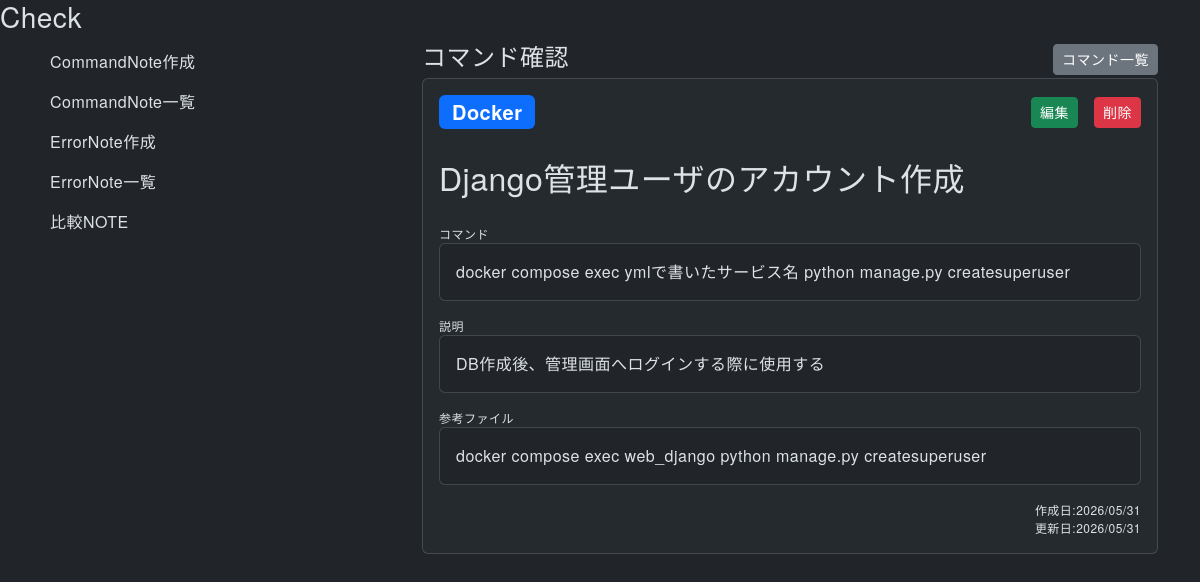
Page /1/show/ on the committed database.
### commandnote/models.py (models this page shows, shortened)
class Note(models.Model):
  order = models.IntegerField(default=0)
  sub_category = models.ForeignKey(SubCategory, on_delete=models.CASCADE)
  title = models.CharField(max_length=50)
  description =  models.TextField(blank=True, null=True)
  reference = models.TextField(blank=True, null=True)
  created_at = models.DateTimeField(auto_now_add=True)
  updated_at = models.DateTimeField(auto_now=True)
  class Meta:
    ordering = ['order', 'id']

class SubCategory(models.Model):
  order = models.IntegerField(default=0)
  main_category = models.ForeignKey(MainCategory, on_delete=models.CASCADE)
  name = models.CharField(max_length=15)
  class Meta:
    ordering = ['order', 'id']
  def __str__(self):
    return self.name

class Command(models.Model):
  order = models.IntegerField(default=0)
  note = models.ForeignKey(Note, on_delete=models.CASCADE)
  code = models.TextField()
  created_at = models.DateTimeField(auto_now_add=True)
  updated_at = models.DateTimeField(auto_now=True)
  class Meta:
    ordering = ['order', 'id']

### commandnote/views.py (the view)
# urls.py: path('<int:id>/show/', views.show, name='show'),
def show(request, id):
  note = Note.objects.get(id=id)
  return render(request, 'commandnote/show.html', {'note':note})

### commandnote/templates/commandnote/show.html (shortened to what this page needs)
{% extends 'commandnote/base.html' %}
{% block content %}
  <h3>Check</h3>
  <div class="container">
    <div class="row">
      <div class="'col-12">
        <div class="row">
          <div class="'col-12 col-md-4">
            {% include '_sidebar.html' %}
          </div>
          <div class="'col-12 col-md-8">
            <div class="d-flex justify-content-between align-items-center">
              <h4>コマンド確認</h4>
              <a href="{% url 'commandnote:index' %}" class="btn btn-sm btn-secondary">コマンド一覧</a>
            </div>
            <div class="card bg-body-tertiary bg-opacity-50 p-3 mb-3">
              <div class="d-flex justify-content-between align-items-center">
                <div class="note-sub-category badge bg-primary fs-5">{{note.sub_category}}</div>
                <div class="d-flex gap-3">
                  <a href="{% url 'commandnote:edit' id=note.id %}" class="btn btn-sm btn-success">編集</a>
                  <a href="{% url 'commandnote:destroy' id=note.id %}" class="btn btn-sm btn-danger">削除</a>
                </div>
              </div>
              <div class="note-title mt-4 mb-4">{{note.title}}</div>
              <p class="item-label m-0">コマンド</p>
              <div class="card p-3 mb-3" id="command-area">
                <div class="note-command" >{{note.command_set.first.code|linebreaksbr}}</div>
              </div>
              <p class="item-label m-0">説明</p>
              <div class="card p-3 mb-3">
                <div class="note-description">{{note.description|linebreaksbr}}</div>
              </div>
              <p class="item-label m-0">参考ファイル</p>
              <div class="card p-3 mb-3">
                <div class="note-reference" >{{note.reference|linebreaksbr|urlize}}</div>
              </div>
              <div class="note-created-at text-end">作成日:{{note.created_at|date:"Y/m/d"}}</div>
              <div class="note-updated-at text-end">更新日:{{note.updated_at|date:"Y/m/d"}}</div>
            </div>
          </div>
        </div>
      </div>
    </div>
  </div>
{% endblock %}

### static/css/common.css (style rules this page uses)
body { font-family: "Helvetica Neue", Arial, "Hiragino Kaku Gothic ProN", "Hiragino Sans", "Noto Sans JP", Meiryo, sans-serif !important; font-size: 16px; line-height: 1.75; letter-spacing: 0.03em; color: #333333; background-color: #fcfcfc; }

### commandnote/static/commandnote/css/commandnote.css (style rules this page uses)
.form-label, .item-label { font-size: 0.75em; }
.note-title { font-size: 2em; }
.note-command, .note-description, .note-reference { font-size: 1em; }
.note-created-at, .note-updated-at { font-size: 0.75em; }

### rows in the picture
Note: sub_category "Docker", title "Django管理ユーザのアカウント作成", command_set.first.code "docker compose exec ymlで書いたサービス名 python manage.py createsuperuser", description "DB作成後、管理画面へログインする際に使用する", reference "docker compose exec web_django python manage.py createsuperuser", created_at "2026/05/31", updated_at "2026/05/31"
